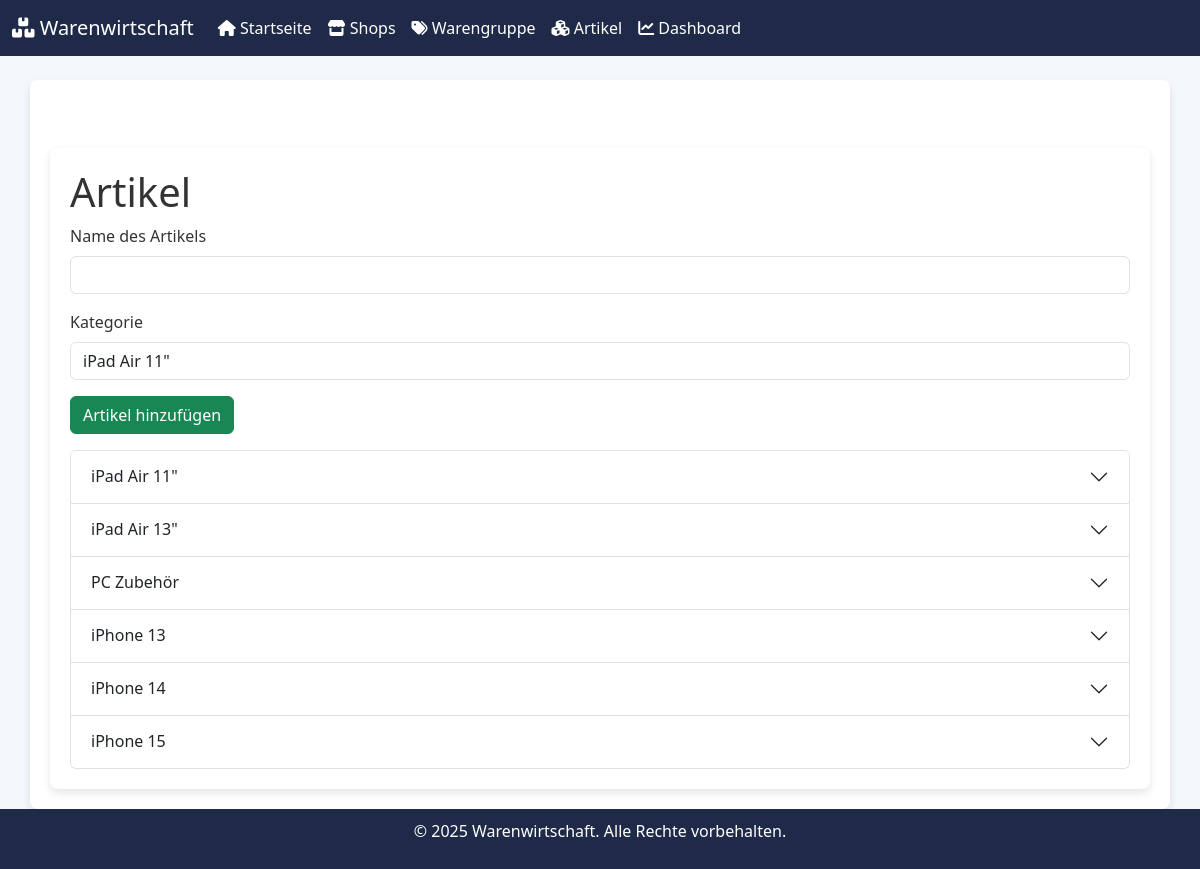
/items, run on the app's committed database.
### app-2.py (models this page shows)
class Category(db.Model):
    id = db.Column(db.Integer, primary_key=True)
    name = db.Column(db.String(100), nullable=False)

### app-2.py (the view, shortened to what this page needs)
@app.route('/items', methods=['GET', 'POST'])
def items():
    categories = Category.query.all()
    items_grouped = {}
    for category in categories:
        items_grouped[category.name] = Item.query.filter_by(category_id=category.id).all()
    return render_template('items.html', items_grouped=items_grouped, categories=categories)

### templates/items.html (shortened to what this page needs)
{% extends "base.html" %}
{% block content %}
<div class="container mt-5">
    <h1>Artikel</h1>
    <form method="POST" class="mb-3">
        <div class="mb-3">
            <label for="name" class="form-label">Name des Artikels</label>
            <input type="text" id="name" name="name" class="form-control" required>
        </div>
        <div class="mb-3">
            <label for="category_id" class="form-label">Kategorie</label>
            <select id="category_id" name="category_id" class="form-control">
                {% for category in categories %}
                <option value="{{ category.id }}">{{ category.name }}</option>
                {% endfor %}
            </select>
        </div>
        <button type="submit" class="btn btn-success">Artikel hinzufügen</button>
    </form>
    <div class="accordion" id="accordionExample">
        {% for category, items in items_grouped.items() %}
        <div class="accordion-item">
            <h2 class="accordion-header" id="heading{{ loop.index }}">
                <button class="accordion-button collapsed" type="button" data-bs-toggle="collapse" data-bs-target="#collapse{{ loop.index }}" aria-expanded="false" aria-controls="collapse{{ loop.index }}">
                    {{ category }}
                </button>
            </h2>
        </div>
        {% endfor %}
    </div>
</div>
{% endblock %}

### templates/base.html (style rules this page uses)
body { background-color: #f4f7fb; color: #333; display: flex; flex-direction: column; min-height: 100vh; }
.container { background-color: white; box-shadow: 0 4px 8px rgba(0, 0, 0, 0.1); border-radius: 8px; padding: 20px; }

### data on the page
Category: name "iPad Air 11\""
Category: name "iPad Air 13\""
Category: name "PC Zubehör"
Category: name "iPhone 13"
Category: name "iPhone 14"
Category: name "iPhone 15"

### other printed values
form field category_id "iPad Air 11\""
